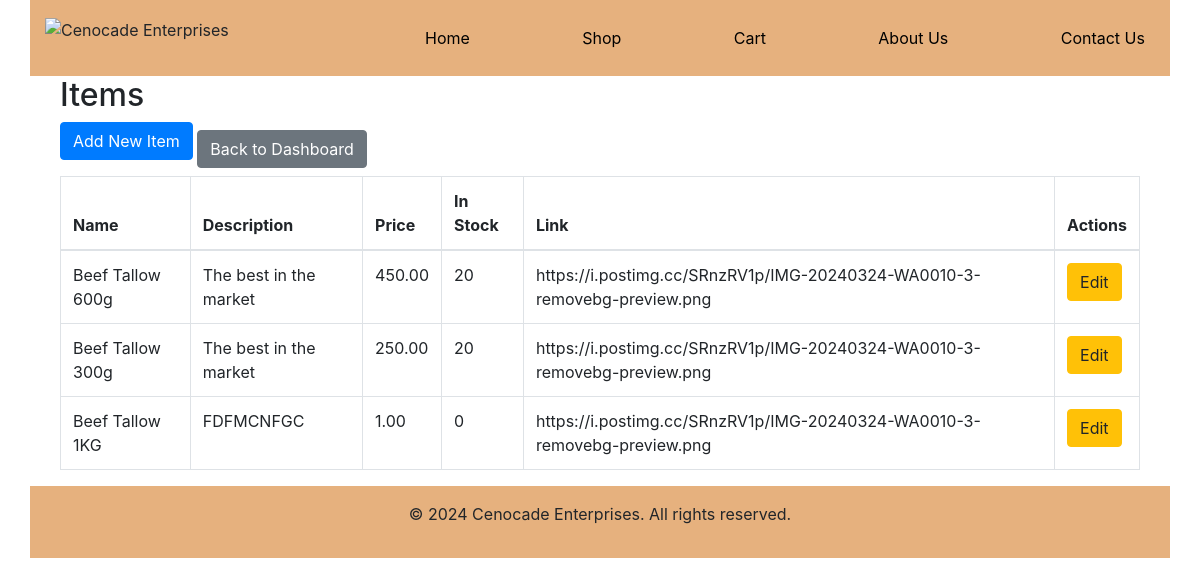
/items/ (signed in), run on an earlier commit of the app's database.
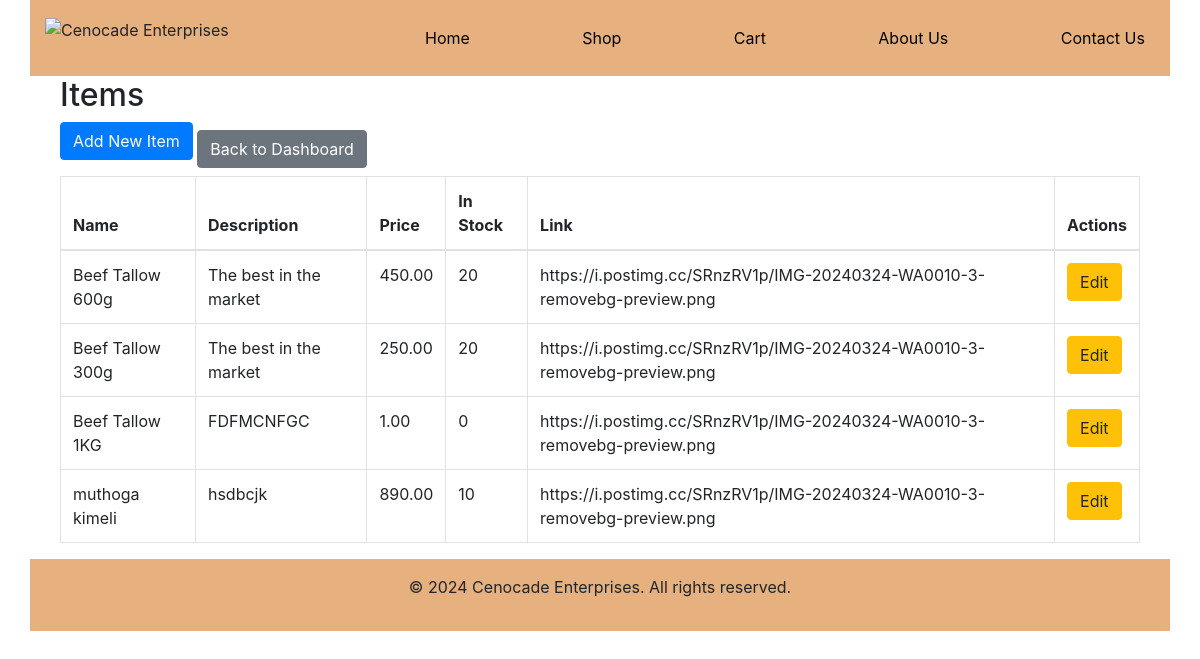
And on a later commit of the database.
### shop/models.py (models this page shows, shortened)
class Item(models.Model):
    name = models.CharField(max_length=255)
    description = models.TextField()
    price = models.DecimalField(max_digits=10, decimal_places=2)
    instock = models.DecimalField(max_digits=7, decimal_places = 0)
    link = models.TextField()

### shop/views.py (the view)
# urls.py: path('items/', views.item_list, name='item_list'),
@login_required
def item_list(request):
    items = Item.objects.all()
    return render(request, 'item_list.html', {'items': items})

### shop/templates/item_list.html
{% extends 'base.html' %}
{% block content %}
<div class="container">
    <h2>Items</h2>
    <a href="{% url 'item_create' %}" class="btn btn-primary mb-3">Add New Item</a>
    <a href="{% url 'dashboard' %}" class="btn btn-secondary">Back to Dashboard</a>
    <table class="table table-bordered">
        <thead>
            <tr>
                <th>Name</th>
                <th>Description</th>
                <th>Price</th>
                <th>In Stock</th>
                <th>Link</th>
                <th>Actions</th>
            </tr>
        </thead>
        <tbody>
            {% for item in items %}
            <tr>
                <td>{{ item.name }}</td>
                <td>{{ item.description }}</td>
                <td>{{ item.price }}</td>
                <td>{{ item.instock }}</td>
                <td>{{ item.link }}</td>
                <td>
                    <a href="{% url 'item_update' item.id %}" class="btn btn-warning">Edit</a>
                </td>
            </tr>
            {% endfor %}
        </tbody>
    </table>
</div>
{% endblock %}

### shop/templates/base.html (shortened to what this page needs)
<!DOCTYPE html>
<html lang="en">
<head>
    <link href="https://stackpath.bootstrapcdn.com/bootstrap/4.5.2/css/bootstrap.min.css" rel="stylesheet">
</head>
<body>
    <header class="container py-3">
        <div id="logo">
            <img src="https://i.postimg.cc/B6YKJRgg/cenocade-colour-no-background.png" alt="Cenocade Enterprises">
        </div>
        <div id="nav" class="d-flex justify-content-between align-items-center">
            <ul class="d-flex list-unstyled m-0">
                <li><a href="{% url 'index' %}">Home</a></li>
                <li><a href="#">Shop</a></li>
                <li><a href="{% url 'cart' %}">Cart</a></li>
                <li><a href="#">About Us</a></li>
                <li><a href="#">Contact Us</a></li>
            </ul>
        </div>
    </header>
    <div class="container">
        {% block content %}{% endblock %}
    </div>
    <footer class="container text-center py-3">
        <p>&copy; 2024 Cenocade Enterprises. All rights reserved.</p>
    </footer>
</body>
</html>

### shop/templates/base.html (style rules this page uses)
header img { width: 139px; height: 137px; }
li { padding: 10px; }
header { display: flex; justify-content: space-between; background-color: #e6b17e; }
header ul li a { color: black; text-decoration: none; }
#logo { flex: 2; }
#nav { flex: 4; }
#nav ul { width: 100%; display: flex; justify-content: space-between; }
footer { background-color: #e6b17e; }

What changed in the data, as far as the page shows it:
added Item: name "muthoga kimeli", description "hsdbcjk", price "890.00", instock "10", link "https://i.postimg.cc/SRnzRV1p/IMG-20240324-WA0010-3-removebg-preview.png"
